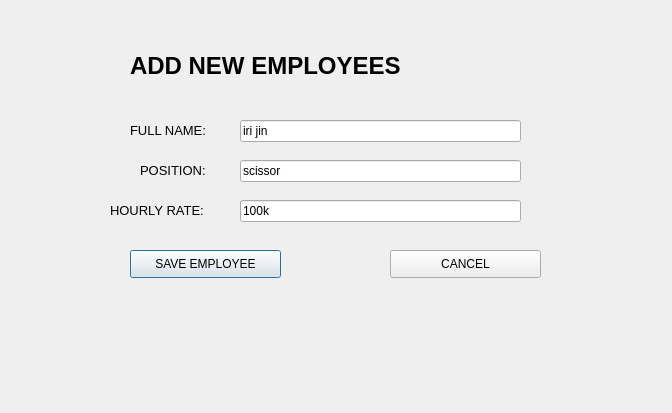
<?xml version="1.0" encoding="UTF-8"?>
<ui version="4.0">
 <class>Dialog</class>
 <widget class="QDialog" name="Dialog">
  <property name="geometry">
   <rect>
    <x>0</x>
    <y>0</y>
    <width>672</width>
    <height>413</height>
   </rect>
  </property>
  <property name="windowTitle">
   <string>Dialog</string>
  </property>
  <widget class="QLabel" name="label">
   <property name="geometry">
    <rect>
     <x>130</x>
     <y>30</y>
     <width>351</width>
     <height>71</height>
    </rect>
   </property>
   <property name="font">
    <font>
     <pointsize>18</pointsize>
     <weight>75</weight>
     <bold>true</bold>
    </font>
   </property>
   <property name="text">
    <string>ADD NEW EMPLOYEES</string>
   </property>
  </widget>
  <widget class="QLineEdit" name="employee_name_input">
   <property name="geometry">
    <rect>
     <x>240</x>
     <y>120</y>
     <width>281</width>
     <height>22</height>
    </rect>
   </property>
   <property name="text">
    <string>iri jin</string>
   </property>
  </widget>
  <widget class="QLabel" name="label_2">
   <property name="geometry">
    <rect>
     <x>130</x>
     <y>120</y>
     <width>91</width>
     <height>20</height>
    </rect>
   </property>
   <property name="font">
    <font>
     <pointsize>10</pointsize>
    </font>
   </property>
   <property name="text">
    <string>FULL NAME:</string>
   </property>
  </widget>
  <widget class="QLabel" name="label_3">
   <property name="geometry">
    <rect>
     <x>140</x>
     <y>160</y>
     <width>91</width>
     <height>20</height>
    </rect>
   </property>
   <property name="font">
    <font>
     <pointsize>10</pointsize>
    </font>
   </property>
   <property name="text">
    <string>POSITION:</string>
   </property>
  </widget>
  <widget class="QLineEdit" name="employee_position_input">
   <property name="geometry">
    <rect>
     <x>240</x>
     <y>160</y>
     <width>281</width>
     <height>22</height>
    </rect>
   </property>
   <property name="text">
    <string>scissor</string>
   </property>
  </widget>
  <widget class="QLabel" name="label_4">
   <property name="geometry">
    <rect>
     <x>110</x>
     <y>200</y>
     <width>121</width>
     <height>20</height>
    </rect>
   </property>
   <property name="font">
    <font>
     <pointsize>10</pointsize>
    </font>
   </property>
   <property name="text">
    <string>HOURLY RATE:</string>
   </property>
  </widget>
  <widget class="QLineEdit" name="employee_rate_input">
   <property name="geometry">
    <rect>
     <x>240</x>
     <y>200</y>
     <width>281</width>
     <height>22</height>
    </rect>
   </property>
   <property name="text">
    <string>100k</string>
   </property>
  </widget>
  <widget class="QPushButton" name="save_employee_btn">
   <property name="geometry">
    <rect>
     <x>130</x>
     <y>250</y>
     <width>151</width>
     <height>28</height>
    </rect>
   </property>
   <property name="text">
    <string>SAVE EMPLOYEE</string>
   </property>
  </widget>
  <widget class="QPushButton" name="cancel_btn">
   <property name="geometry">
    <rect>
     <x>390</x>
     <y>250</y>
     <width>151</width>
     <height>28</height>
    </rect>
   </property>
   <property name="text">
    <string>CANCEL</string>
   </property>
  </widget>
 </widget>
 <resources/>
 <connections/>
</ui>
